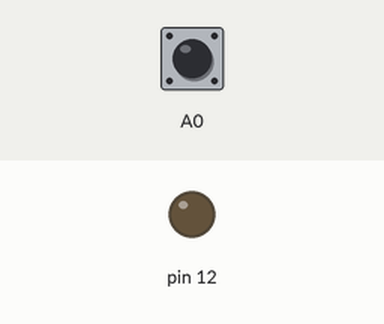
Recording of a sketch running on a simulated Arduino Uno, built with avr-gcc and run on an emulated ATmega328P. On the bench: output pins drawn as LEDs (lit = HIGH). Inputs (shaded band) come from the test bench; at power-on: A0 HIGH.

Above: at 1.2 s.
1.3 s: A0 pulled LOW for 0.15 s
At 1.37 s:
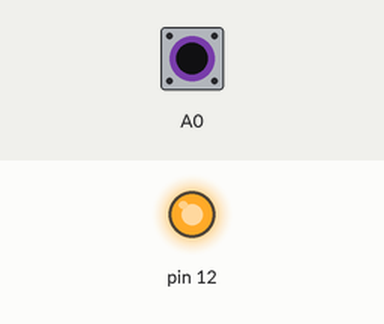
2.9 s: A0 pulled LOW for 3.2 s
At 7.2 s:
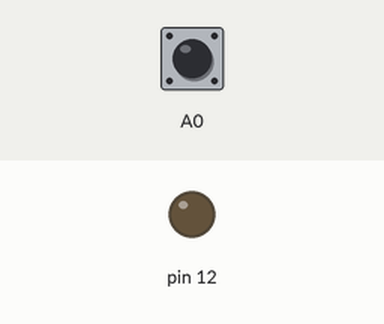
Timing chart, 0 to 8.7 s (numbered marks = the images above; inputs shaded):
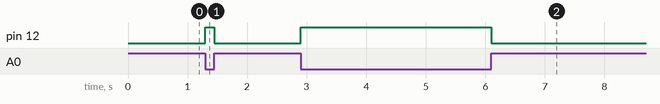

The sketch:

Praktikum_2.4.ino
```cpp
/**************************************************************
                 ARIF BUDIMAN (4211501009)
                      MEKATRONIKA-3A
    PRAKTIKUM 2.4 FUNGSI DELAY PADA BUZZER WITH SWITCH
***************************************************************/
void setup(){
  pinMode(A0, INPUT);
  digitalWrite(A0, HIGH);
  pinMode(12, OUTPUT);
}
void loop(){
  if(digitalRead(A0)==LOW){
    digitalWrite(12, 1);
  }
  else{
    digitalWrite(12, LOW);
  }
}
```

Measured:
- after the input at 1.3 s, pin 12: LOW → HIGH at once, → LOW 0.15 s later
- after the input at 2.9 s, pin 12: LOW → HIGH at once, → LOW 3.2 s later
